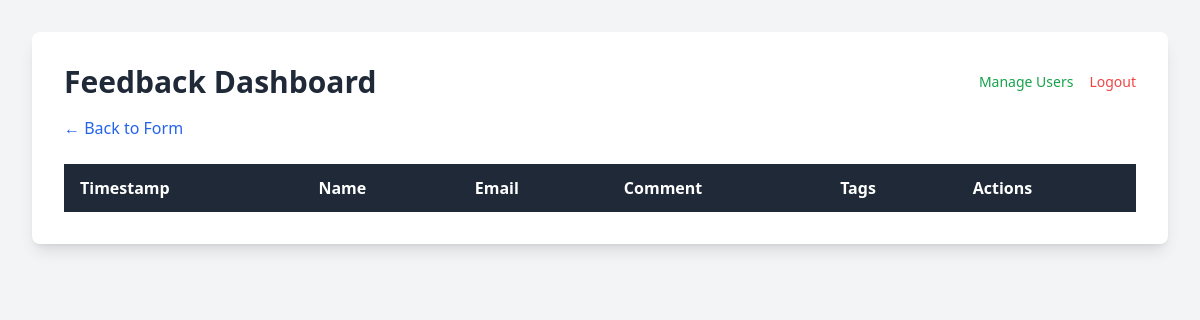
The page /dashboard (signed in) on the database as committed earlier.
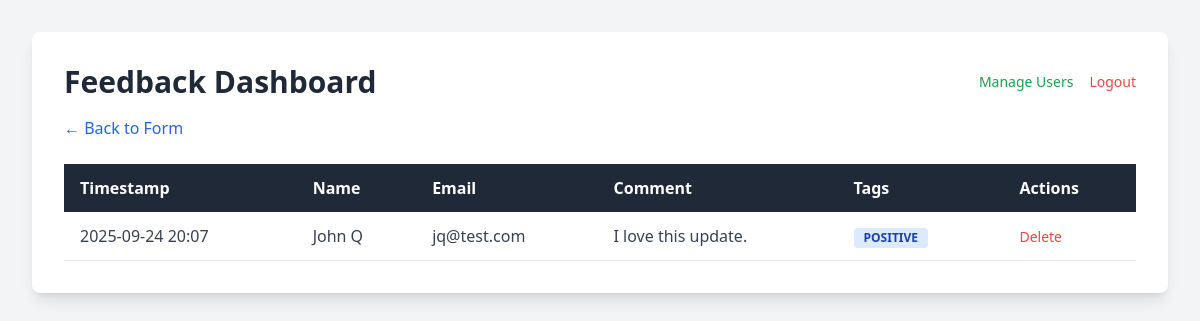
The same page on the database as committed later.
### tables this page shows
CREATE TABLE feedback (
    id INTEGER PRIMARY KEY AUTOINCREMENT,
    name TEXT,
    email TEXT,
    comment TEXT NOT NULL,
    timestamp DATETIME NOT NULL,
    tags TEXT
);

### app.py (the view)
@app.route('/dashboard')
def dashboard():
    if not is_logged_in():
        return redirect(url_for('login'))
    sort_order = request.args.get('order', 'desc')
    filter_tag = request.args.get('tag')
    db = get_db()
    query = 'SELECT * FROM feedback'
    params = []
    if filter_tag:
        query += ' WHERE tags LIKE ?'
        params.append(f'%"{filter_tag}"%')
    query += f' ORDER BY timestamp {sort_order.upper()}'
    feedback_rows = db.execute(query, params).fetchall()
    db.close()
    feedback_entries = []
    for row in feedback_rows:
        entry = dict(row)
        entry['tags'] = json.loads(entry['tags'])
        if isinstance(entry['timestamp'], str):
             entry['timestamp'] = datetime.datetime.fromisoformat(entry['timestamp'])
        feedback_entries.append(entry)
    next_order = 'asc' if sort_order == 'desc' else 'desc'
    return render_template('dashboard.html',
                           feedback_entries=feedback_entries,
                           next_sort_order=next_order,
                           current_filter=filter_tag)

### app.py (called while the page is built)
def get_db():
    conn = sqlite3.connect(DATABASE)
    conn.row_factory = sqlite3.Row
    return conn

def is_logged_in():
    return 'username' in session

### templates/dashboard.html (shortened to what this page needs)
<!DOCTYPE html>
<html lang="en">
<head>
    <script src="https://cdn.tailwindcss.com"></script>
</head>
<body class="bg-gray-100 p-8">
    <div class="max-w-6xl mx-auto bg-white p-8 rounded-lg shadow-lg">
        <div class="flex justify-between items-center mb-4">
            <h1 class="text-3xl font-bold text-gray-800">Feedback Dashboard</h1>
            <div class="flex items-center space-x-4">
                 <a href="{{ url_for('manage_users') }}" class="text-sm text-green-600 hover:underline">Manage Users</a>
                 <a href="{{ url_for('logout') }}" class="text-sm text-red-500 hover:underline">Logout</a>
            </div>
        </div>
        <div class="flex justify-between items-center mb-6">
             <a href="/" class="text-blue-600 hover:underline">&larr; Back to Form</a>
        </div>
        <table class="min-w-full bg-white">
            <thead class="bg-gray-800 text-white">
                <tr>
                    <th class="text-left py-3 px-4">
                        <a href="{{ url_for('dashboard', order=next_sort_order, tag=current_filter) }}" class="hover:underline">Timestamp</a>
                    </th>
                    <th class="text-left py-3 px-4">Name</th>
                    <th class="text-left py-3 px-4">Email</th>
                    <th class="text-left py-3 px-4">Comment</th>
                    <th class="text-left py-3 px-4">Tags</th>
                    <th class="text-left py-3 px-4">Actions</th>
                </tr>
            </thead>
            <tbody class="text-gray-700">
                {% for entry in feedback_entries %}
                <tr class="border-b hover:bg-gray-50">
                    <td class="py-3 px-4">{{ entry.timestamp.strftime('%Y-%m-%d %H:%M') }}</td>
                    <td class="py-3 px-4">{{ entry.name }}</td>
                    <td class="py-3 px-4">{{ entry.email }}</td>
                    <td class="py-3 px-4">{{ entry.comment }}</td>
                    <td class="py-3 px-4">
                        {% for tag in entry.tags %}
                            <a href="{{ url_for('dashboard', tag=tag) }}" class="inline-block bg-blue-100 text-blue-800 text-xs font-semibold mr-2 px-2.5 py-0.5 rounded hover:bg-blue-200">
                                {{ tag }}
                            </a>
                        {% endfor %}
                    </td>
                    <td class="py-3 px-4">
                        <a href="{{ url_for('delete_feedback', feedback_id=entry.id) }}"
                           class="text-red-500 hover:underline text-sm"
                           onclick="return confirm('Are you sure you want to delete this item?');">
                           Delete
                        </a>
                    </td>
                </tr>
                {% endfor %}
            </tbody>
        </table>
    </div>
</body>
</html>

Rows that differ between the two databases and show on the page:
added feedback: timestamp "2025-09-24 20:07", name "John Q", email "jq@test.com", comment "I love this update.", tags "POSITIVE"
